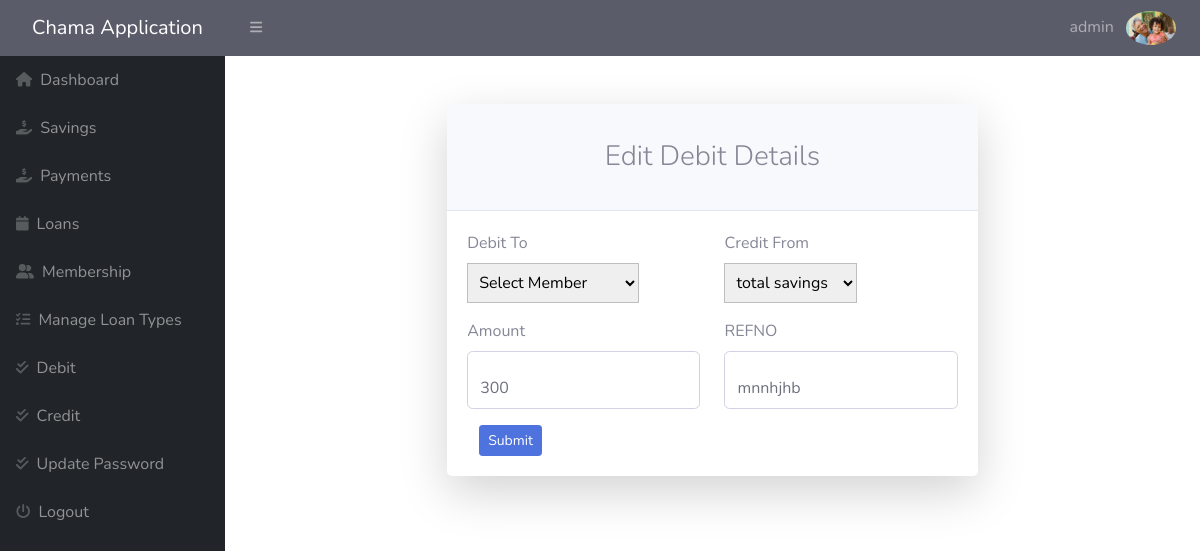
The page /admin/edit-debit.php?id=4 (signed in) on the database its author committed.
### tables this page shows
CREATE TABLE `debit` (
  `id` int(11) NOT NULL,
  `mid` int(11) NOT NULL,
  `amount` float NOT NULL DEFAULT 0,
  `refno` varchar(40) NOT NULL,
  `source` varchar(40) NOT NULL,
  `debit_date` date NOT NULL,
  `status` int(11) NOT NULL
);

### admin/edit-debit.php (the view, shortened to what this page needs)
<?php
include('includes/config.php');
?>
<!DOCTYPE html>
<html lang="en">
    <head>
        <link href="https://cdn.jsdelivr.net/npm/simple-datatables@latest/dist/style.css" rel="stylesheet" />
        <link href="css/styles.css" rel="stylesheet" />
    <link href="vendor/fontawesome-free/css/all.min.css" rel="stylesheet" type="text/css">
    <link href="css/sb-admin-2.min.css" rel="stylesheet">
    <link href="vendor/datatables/dataTables.bootstrap4.min.css" rel="stylesheet">
    </head>
    <body class="sb-nav-fixed">
        <div id="layoutSidenav">
        <?php include('includes/header.php');?>
<?php include('includes/sidebar.php');?>
            <div id="layoutSidenav_content">
                <main>
                    <div class="container">
                        <div class="row justify-content-center">
                            <div class="col-lg-7">
                                <div class="card shadow-lg border-0 rounded-lg mt-5">
                                    <div class="card-header"><h3 class="text-center font-weight-light my-4">Edit Debit Details</h3></div>
                                    <div class="card-body"><?php
                                                $id = intval($_GET['id']);
                                                $sql="SELECT * from debit where debit.id=:id";
                                                 $query = $dbh->prepare($sql);
                                                $query->bindParam(':id', $id, PDO::PARAM_STR);
                                                $query->execute();
                                                $results = $query->fetchAll(PDO::FETCH_OBJ);
                                                if ($query->rowCount() > 0) {
                                                foreach ($results
                                                as $result1) { ?>
                                        <form method="post">
                                            <div class="row mb-3">
                                                <div class="col-md-6"><label>Debit To</label>
                                                    <div class="form-floating mb-3 mb-md-0">
                                                    <select  name="mid" required>
                  <option value="">Select Member </option>
                  </select>
                                                    </div>
                                                </div>
                                                <div class="col-md-6"><label class="control-label">Credit From</label>
                                                    <div class="form-floating"><select name="source" id="cars">
    <option ><?php echo htmlentities($result1->source);?></option>
</select>
                                                    </div>
                                                </div>
                                            </div>
                                            <div class="row mb-3">
                                                <div class="col-md-6"><label class="control-label">Amount</label>
                                                    <div class="form-floating mb-3 mb-md-0">
			<input type="number" name="amount"  value="<?php echo htmlentities($result1->amount);?>" class="form-control" step="0.01" ></li>
                                                    </div>
                                                </div>
                                                <div class="col-md-6"><label>REFNO</label>
                                                    <div class="form-floating mb-3 mb-md-0">
        <input type="text" value="<?php echo htmlentities($result1->refno);?>" name="refno" required class="form-control" placeholder="Enter REFNO" />
                                                    </div>
                                                </div></div>
                                                <div class="col-md-6">
                                            <div class="form-floating mb-3 mb-md-0">
                                                <input type="submit" name="submit" class="btn  btn-primary btn-sm " />
                                            </div></div>
                                        </form>
<?php } }?>
                                    </div>
                                </div>
                            </div>
                        </div>
                    </div>
                </main>
            </div>
        </div>
    </body>
</html>

### admin/includes/header.php (shortened to what this page needs)
        <nav class="sb-topnav navbar navbar-expand navbar-dark bg-dark">
            <a class="navbar-brand ps-3" href="#">Chama Application </a>
            <button class="btn btn-link btn-sm order-1 order-lg-0 me-4 me-lg-0" id="sidebarToggle" href="#!"><i class="fas fa-bars"></i></button>
    <ul class="navbar-nav ml-auto">
<li class="nav-item dropdown no-arrow">
    <a class="nav-link dropdown-toggle" href="#" id="userDropdown" role="button"
       data-toggle="dropdown" aria-haspopup="true" aria-expanded="false">
        <span class="mr-2 d-none d-lg-inline text-red-600 large">
        <?php
                    $email = $_SESSION['alogin'];
                    $sql2 = "SELECT * FROM `admin` WHERE `email`=:email;";
                    $query = $dbh->prepare($sql2);
                    $query->bindParam(':email', $email, PDO::PARAM_STR);
                    $query->execute();
                    $results = $query->fetchAll(PDO::FETCH_OBJ);
                    if ($query->rowCount() > 0) {
                        foreach ($results as $result) {
                            echo $result->username;
                        }
                    ?></span>
                 <img   src="photo/<?php echo ($result->profilepic);}?>" class="img-profile rounded-circle" style="width:50px" alt="Cinque Terre">
        </a>
</li>
</ul>
        </nav>

### admin/edit-debit.php (style rules this page uses)
.form-style-1 input[type=text], .form-style-1 input[type=date], .form-style-1 input[type=datetime], .form-style-1 input[type=number], .form-style-1 input[type=search], .form-style-1 input[type=time], .form-style-1 input[type=url], .form-style-1 input[type=email], .form-style-1 input[type=password], textarea, select { box-sizing: border-box; -webkit-box-sizing: border-box; -moz-box-sizing: border-box; border:1px solid #BEBEBE; padding: 7px; margin:0px; -webkit-transition: all 0.30s ease-in-out; -moz-transition: all 0.30s ease-in-out; -ms-transition: all 0.30s ease-in-out; -o-transition: all 0.30s ease-in-out; outline: none; }

### rows shown on the page
debit: source "total savings", amount "300", refno "mnnhjhb"

### other values the page prints
$result->username "admin"
